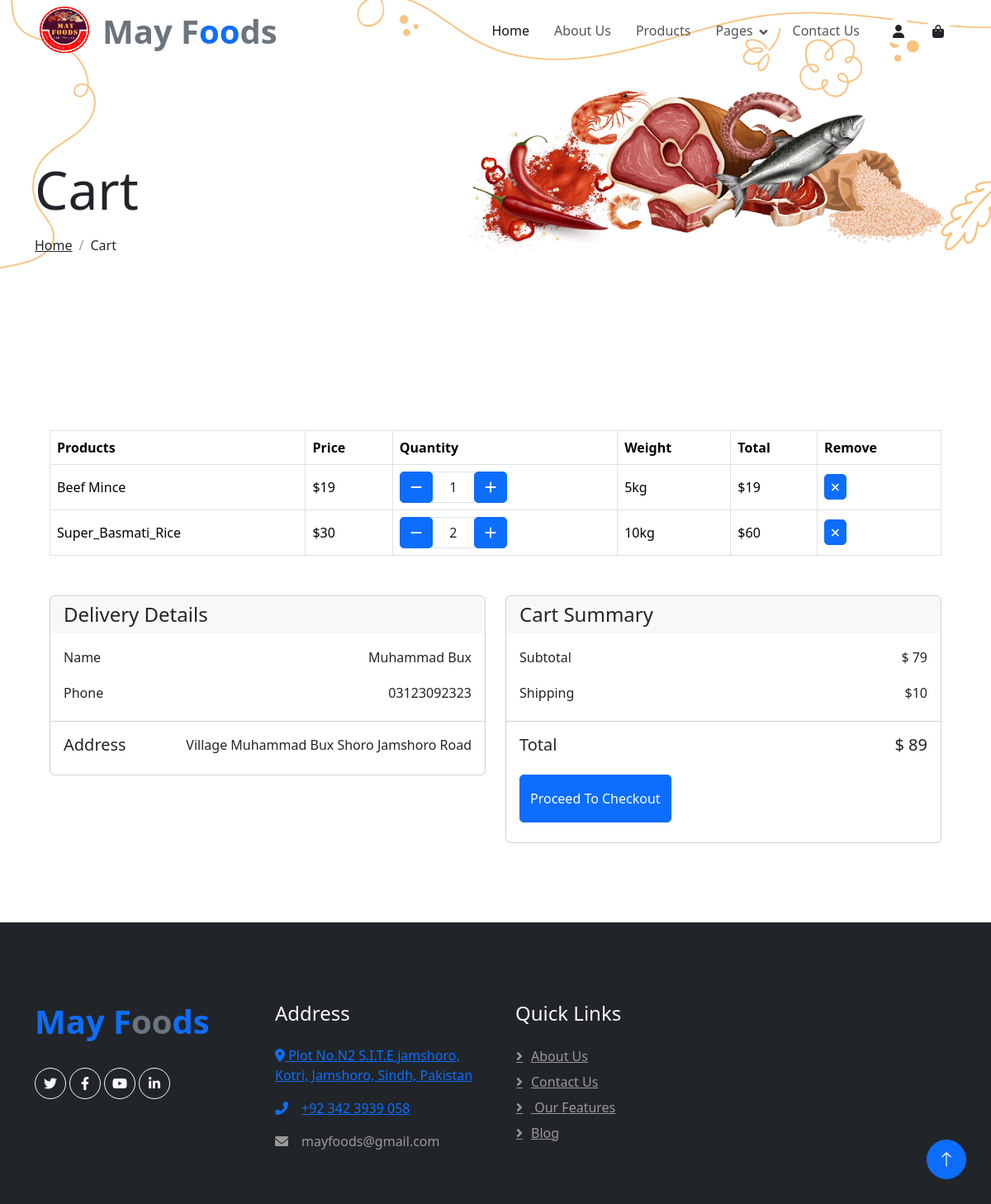
/cart.php (signed in), run on the app's committed database.
### tables this page shows
CREATE TABLE `cart` (
  `cart_id` int(11) NOT NULL,
  `productId` int(100) NOT NULL,
  `quantity` int(15) NOT NULL,
  `weight` varchar(55) NOT NULL,
  `customerId` int(11) NOT NULL,
  `created` timestamp NOT NULL DEFAULT current_timestamp()
);

CREATE TABLE `product` (
  `id` int(11) NOT NULL,
  `productName` varchar(55) NOT NULL,
  `price` int(11) NOT NULL,
  `description` varchar(500) NOT NULL,
  `category` varchar(55) NOT NULL,
  `productImage` varchar(255) NOT NULL,
  `time` timestamp NOT NULL DEFAULT current_timestamp()
);

CREATE TABLE `users` (
  `user_id` int(11) NOT NULL,
  `name` varchar(55) NOT NULL,
  `email` varchar(55) NOT NULL,
  `password` varchar(255) NOT NULL,
  `phone` varchar(14) NOT NULL,
  `address` varchar(55) NOT NULL,
  `created` timestamp NOT NULL DEFAULT current_timestamp() ON UPDATE current_timestamp()
);

### cart.php (the view, shortened to what this page needs)
<?php
include('header.php');
require_once("admin/db_connection.php");
?>
<div class="container-fluid page-header mb-5 wow fadeIn" data-wow-delay="0.1s">
    <div class="container">
        <h1 class="display-3 mb-3 animated slideInDown">Cart</h1>
        <nav aria-label="breadcrumb animated slideInDown">
            <ol class="breadcrumb mb-0">
                <li class="breadcrumb-item"><a class="text-body" href="index.php">Home</a></li>
                <li class="breadcrumb-item text-dark active" aria-current="page">Cart</li>
            </ol>
        </nav>
    </div>
</div>
<div class="container-fluid pt-5">
    <div class="row px-xl-5">
        <div class="col-lg-12 table-responsive mb-5">
            <table class="table table-bordered text-center mb-0">
                <thead class="text-dark">
                    <tr>
                        <th class="align-middle">Products</th>
                        <th class="align-middle">Price</th>
                        <th class="align-middle">Quantity</th>
                        <th class="align-middle">Weight</th>
                        <th class="align-middle">Total</th>
                        <th class="align-middle">Remove</th>
                    </tr>
                </thead>
                <tbody class="align-middle">
                    <?php
                    $loggedInEmail = $_SESSION["loginUser"];
                    $sql = "SELECT cart.productId, cart.customerId ,cart.weight, cart.quantity, product.productName, product.price FROM cart INNER JOIN product ON cart.productId = product.id INNER JOIN users ON cart.customerId = users.user_id WHERE users.email = '$loggedInEmail';";
                    $result = $conn->query($sql);
                    $subtotal = 0;
                    if ($result->num_rows > 0) {
                        while ($row = $result->fetch_assoc()) {
                            ?>
                            <tr>
                                <td class="align-middle">
                                    <?php echo $row['productName']; ?>
                                </td>
                                <td class="align-middle">
                                    <?php echo '$' . $row['price']; ?>
                                </td>
                                <td class="align-middle">
                                    <form method="post" action="<?php echo $_SERVER["PHP_SELF"]; ?>">
                                        <div class="input-group quantity mr-3" style="width: 130px;">
                                            <div class="input-group-btn">
                                                <button type="submit" name="minus_quantity" class="btn btn-primary btn-minus">
                                                    <i class="fa fa-minus"></i>
                                                </button>
                                            </div>
                                            <input name="quantity_display" type="text" class="form-control text-center"
                                                value="<?php echo $row['quantity']; ?>" readonly>
                                            <div class="input-group-btn">
                                                <button type="submit" name="plus_quantity" class="btn btn-primary btn-plus">
                                                    <i class="fa fa-plus"></i>
                                                </button>
                                            </div>
                                        </div>
                                    </form>
                                </td>
                                <td class="align-middle">
                                    <?= $row['weight'] ?>
                                </td>
                                <td class="align-middle">
                                    <?php echo '$' . ($row['quantity'] * $row['price']); ?>
                                </td>
                                <td class="align-middle">
                                    <form method="post" action="<?php echo $_SERVER["PHP_SELF"]; ?>">
                                        <button type="submit" name="remove_item" class="btn btn-sm btn-primary"><i
                                                class="fa fa-times"></i></button>
                                    </form>
                                </td>
                            </tr>
                            <?php
                            $subtotal += ($row['quantity'] * $row['price']);
                        }
                    } else {
                        echo "<tr><td colspan='5'>No items in cart.</td></tr>";
                    }
                    ?>
                </tbody>
            </table>
        </div>
        <div class="col-lg-6">
            <?php
            $loggedInEmail = $_SESSION["loginUser"];
            $sql = "SELECT * FROM users WHERE email = '$loggedInEmail'";
            $result = $conn->query($sql);
            if ($result->num_rows > 0) {
                $userData = $result->fetch_assoc();
                ?>
                <div class="card mb-5">
                    <div class="card-header border-0">
                        <h4 class="font-weight-semi-bold m-0">Delivery Details</h4>
                    </div>
                    <div class="card-body">
                        <div class="d-flex justify-content-between mb-3 pt-1">
                            <h6 class="font-weight-medium">Name</h6>
                            <h6 class="font-weight-medium">
                                <?= $userData['name'] ?>
                            </h6>
                        </div>
                        <div class="d-flex justify-content-between">
                            <h6 class="font-weight-medium">Phone</h6>
                            <h6 class="font-weight-medium">
                                <?= $userData['phone'] ?>
                            </h6>
                        </div>
                    </div>
                    <div class="card-footer bg-transparent">
                        <div class="d-flex justify-content-between mt-2">
                            <h5 class="font-weight-bold">Address</h5>
                            <p class="font-weight-bold">
                                <?= $userData['address'] ?>
                            </p>
                        </div>
                    </div>
                </div>
                <?php
            } else {
                echo "User data not found.";
            } ?>
        </div>
        <div class="col-lg-6">
            <div class="card mb-5">
                <div class="card-header border-0">
                    <h4 class="font-weight-semi-bold m-0">Cart Summary</h4>
                </div>
                <div class="card-body">
                    <div class="d-flex justify-content-between mb-3 pt-1">
                        <h6 class="font-weight-medium">Subtotal</h6>
                        <h6 class="font-weight-medium">$
                            <?= $subtotal ?>
                        </h6>
                    </div>
                    <div class="d-flex justify-content-between">
                        <h6 class="font-weight-medium">Shipping</h6>
                        <h6 class="font-weight-medium">$10</h6>
                    </div>
                </div>
                <div class="card-footer bg-transparent">
                    <form method="post">
                    <div class="d-flex justify-content-between mt-2">
                        <h5 class="font-weight-bold">Total</h5>
                        <h5 class="font-weight-bold">$
                            <?= $subtotal + 10 ?>
                        </h5>
                    </div>
                        <button type="submit" name="checkout" class="btn btn-block btn-primary my-3 py-3">Proceed To
                            Checkout</button>
                    </form>
                </div>
            </div>
        </div>
    </div>
</div>
<?php include('footer.php') ?>

### css/style.css (style rules this page uses)
:root { --primary: #3CB815; --secondary: #F65005; --light: #F7F8FC; --grey: #c6c6c6; --dark: #111111; }
.btn { font-weight: 500; transition: .5s; }
.btn.btn-primary, .btn.btn-secondary, .btn.btn-outline-primary:hover, .btn.btn-outline-secondary:hover { color: #FFFFFF; }
.page-header { padding-top: 12rem; padding-bottom: 6rem; background: url(../img/header-2.jpg) top right no-repeat; background-size: cover; }
.breadcrumb-item+.breadcrumb-item::before { color: #999999; }
.btn { border-radius: 5px; }
table { width: 100%; border-collapse: collapse; margin-top: 20px; }
th, td { padding: 10px; border-bottom: 1px solid #dee2e6; text-align: left; }
th { background-color: #f8f9fa; font-weight: bold; }

### data on the page
cart: productId.productName "Beef Mince", productId.price "19", quantity_display "1", weight "5kg", $row['quantity']*$row['price'] "19"
cart: productId.productName "Super_Basmati_Rice", productId.price "30", quantity_display "2", weight "10kg", $row['quantity']*$row['price'] "60"
users: name "Muhammad Bux", phone "03123092323", address "Village Muhammad Bux Shoro Jamshoro Road"

### other printed values
$subtotal "79"
$subtotal + 10 "89"
